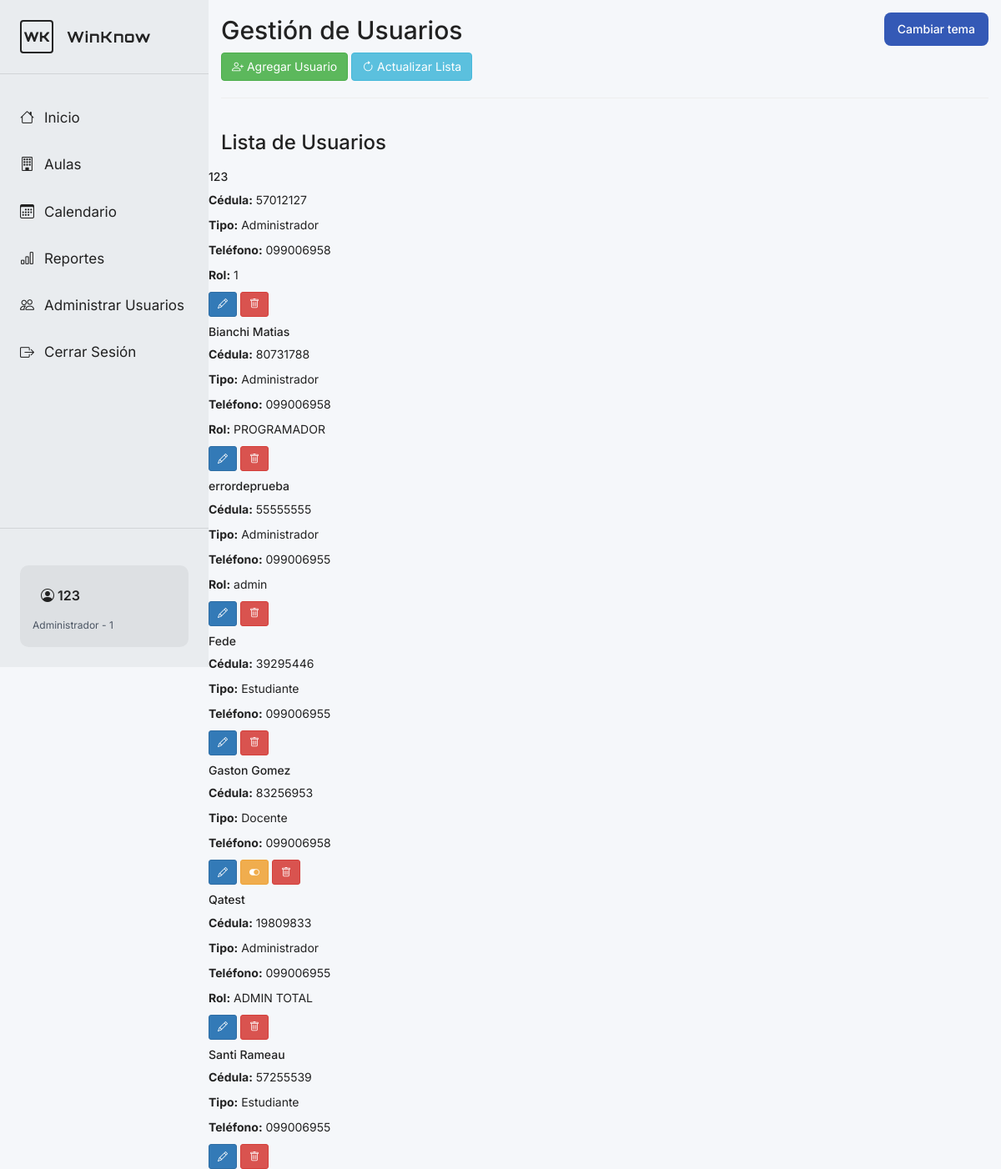
The app's page /admin/usuarios.php (signed in), older data.
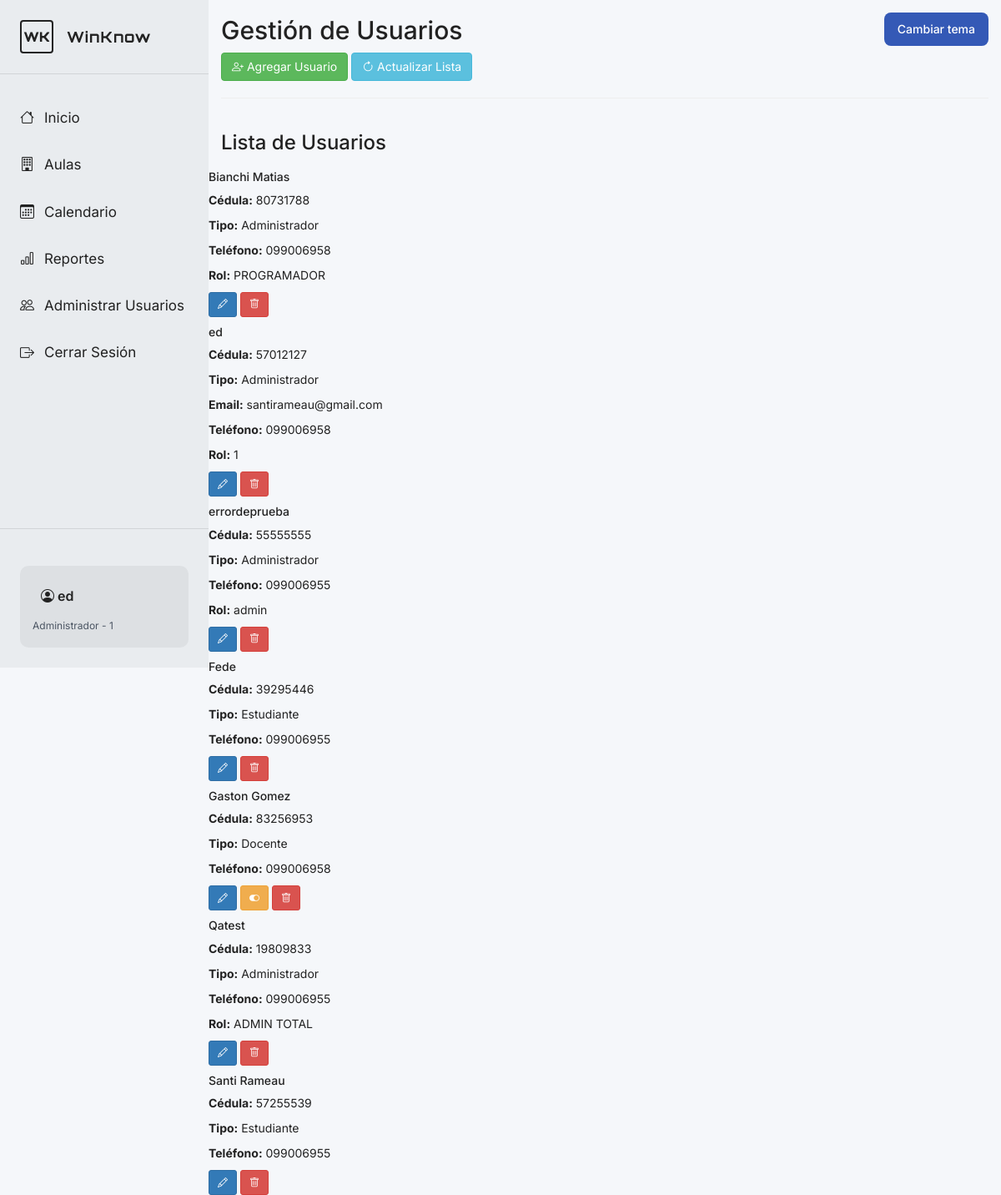
The same page, newer data.
### tables this page shows
CREATE TABLE `usuarios` (
  `Cedula` varchar(12) NOT NULL,
  `Contrasenia` varchar(255) NOT NULL,
  `Nombre_usr` varchar(50) DEFAULT NULL
);

CREATE TABLE `email` (
  `Cedula` int(11) NOT NULL,
  `numeroTelefono` varchar(50) DEFAULT NULL,
  `email` varchar(50) NOT NULL
);

CREATE TABLE `administrador` (
  `codigo_adm` int(11) NOT NULL,
  `Cedula` varchar(12) DEFAULT NULL,
  `EsAdmin` tinyint(1) DEFAULT NULL,
  `rolAdmin` varchar(100) DEFAULT NULL
);

### admin/adm_usr/func_usr.php (called while the page is built, shortened)
<?php
function conectarBD() {
    $servername = "localhost";
    $username = "root";
    $password = "";
    $dbname = "winknow";
    try {
        $conn = new PDO("mysql:host=$servername;dbname=$dbname;charset=utf8mb4", $username, $password);
        $conn->setAttribute(PDO::ATTR_ERRMODE, PDO::ERRMODE_EXCEPTION);
        return $conn;
    } catch(PDOException $e) {
        die("Error de conexión: " . $e->getMessage());
    }
}
function listarUsuarios() {
    try {
        $conn = conectarBD();
        $query = "
            SELECT
                u.Cedula,
                u.Nombre_usr,
                e.email,
                e.numeroTelefono,
                CASE
                    WHEN d.Cedula IS NOT NULL THEN 'Docente'
                    WHEN a.Cedula IS NOT NULL THEN 'Administrador'
                    WHEN est.Cedula IS NOT NULL THEN 'Estudiante'
                    ELSE 'Sin rol'
                END as tipo_usuario,
                d.Estado as estado_docente,
                a.rolAdmin,
                est.FechaNac
            FROM usuarios u
            LEFT JOIN email e ON u.Cedula = e.Cedula
            LEFT JOIN docente d ON u.Cedula = d.Cedula
            LEFT JOIN administrador a ON u.Cedula = a.Cedula
            LEFT JOIN estudiante est ON u.Cedula = est.Cedula
            WHERE u.Cedula != '0'
            ORDER BY u.Nombre_usr
        ";
        $stmt = $conn->prepare($query);
        $stmt->execute();
        $usuarios = $stmt->fetchAll(PDO::FETCH_ASSOC);
        return ['success' => true, 'data' => $usuarios];
    } catch(PDOException $e) {
        return ['success' => false, 'message' => 'Error al listar usuarios: ' . $e->getMessage()];
    }
}
?>

### admin/usuarios.php (the view, shortened to what this page needs)
<?php
require 'adm_usr/func_usr.php';
$usuarios = listarUsuarios()['data'] ?? [];
?>
<body>
<main class="principal container py-4">
    <h2 class="mb-4">Gestión de Usuarios</h2>
    <div class="d-flex mb-3 gap-2">
        <a href="adm_usr/editar_usr.php">
        <button class="btn btn-success" data-bs-toggle="modal" data-bs-target="#modalAgregar">
            <i class="bi bi-person-plus"></i> Agregar Usuario
        </button>
        </a>
        <button class="btn btn-info" onclick="location.reload()">
            <i class="bi bi-arrow-clockwise"></i> Actualizar Lista
        </button>
    </div>
    <hr>
    <h3>Lista de Usuarios</h3>
    <?php if ($usuarios): ?>
        <div class="row row-cols-1 row-cols-md-2 row-cols-lg-3 g-3">
            <?php foreach ($usuarios as $u): ?>
                <div class="col">
                    <div class="card h-100 border-primary">
                        <div class="card-body">
                            <h5 class="card-title"><?php echo htmlspecialchars($u['Nombre_usr']); ?></h5>
                            <p class="card-text"><strong>Cédula:</strong> <?php echo htmlspecialchars($u['Cedula']); ?></p>
                            <p class="card-text"><strong>Tipo:</strong> <?php echo htmlspecialchars($u['tipo_usuario']); ?></p>
                            <?php if ($u['email']): ?><p><strong>Email:</strong> <?php echo htmlspecialchars($u['email']); ?></p><?php endif; ?>
                            <?php if ($u['numeroTelefono']): ?><p><strong>Teléfono:</strong> <?php echo htmlspecialchars($u['numeroTelefono']); ?></p><?php endif; ?>
                            <?php if ($u['tipo_usuario']==='Administrador' && $u['rolAdmin']): ?>
                                <p><strong>Rol:</strong> <?php echo htmlspecialchars($u['rolAdmin']); ?></p>
                            <?php endif; ?>
                        </div>
                        <div class="card-footer d-flex gap-2">
                            <a href="adm_usr/editar_usr.php?cedula=<?php echo $u['Cedula']; ?>" class="btn btn-primary btn-sm">
                                <i class="bi bi-pencil"></i>
                            </a>
                            <?php if ($u['tipo_usuario']==='Docente'): ?>
                                <form method="POST" style="display:inline;" onsubmit="return confirm('¿Cambiar estado del docente?');">
                                    <button type="submit" class="btn btn-warning btn-sm">
                                        <i class="bi bi-toggle-on"></i>
                                    </button>
                                </form>
                            <?php endif; ?>
                            <form method="POST" style="display:inline;" onsubmit="return confirm('¿Está seguro de eliminar este usuario?');">
                                <button type="submit" class="btn btn-danger btn-sm">
                                    <i class="bi bi-trash"></i>
                                </button>
                            </form>
                        </div>
                    </div>
                </div>
            <?php endforeach; ?>
        </div>
    <?php else: ?>
        <div class="alert alert-info mt-3">No hay usuarios registrados.</div>
    <?php endif; ?>
</main>
<?php include '../front/navADM.php'; ?>
</body>
</html>

### front/navADM.php
<aside class="barra-lateral">
    <div class="logo">
        <div class="icono-logo">WK</div>
        <span>WinKnow</span>
    </div>
    <nav class="navegacion">
        <ul>
            <a href="inicio.php"><li class="activo"><i class="bi bi-house"></i> <span data-lang="nav_inicio">Inicio</span></li></a>
            <a href="aulas.php"><li><i class="bi bi-building"></i> <span data-lang="nav_aulas">Aulas</span></li></a>
            <a href="calendario.php"><li><i class="bi bi-calendar3"></i> <span data-lang="nav_calendario">Calendario</span></li></a>
            <a href="reportes.php"><li><i class="bi bi-bar-chart"></i> <span data-lang="nav_reportes">Reportes</span></li></a>
            <a href="usuarios.php"><li><i class="bi bi-people"></i> <span data-lang="nav_usuarios">Administrar Usuarios</span></li></a>
            <a href="../login_reg/logout.php"><li><i class="bi bi-box-arrow-right"></i> <span data-lang="nav_logout">Cerrar Sesión</span></li></a>
        </ul>
    </nav>
    <div class="usuario">
        <div class="info-usuario">
            <div class="nombre-usuario">
                <i class="bi bi-person-circle"></i>
                <?php
                    if (isset($_SESSION['nombre']) && !empty($_SESSION['nombre'])) {
                        echo htmlspecialchars($_SESSION['nombre']);
                    } else {
                        echo '<span class="usuario-blanco" data-lang="default_user">Usuario</span>';
                    }
                ?>
            </div>
            <div class="rol-usuario">
                <span data-lang="role_admin">Administrador</span>
                <?php if (isset($_SESSION['rolAdmin']) && !empty($_SESSION['rolAdmin'])): ?>
                    - <?php echo htmlspecialchars($_SESSION['rolAdmin']); ?>
                <?php endif; ?>
            </div>
        </div>
    </div>
</aside>

### inicio.css (style rules this page uses)
:root { --fondo-primario: #2a2d39; --fondo-barra-lateral: #1a1d28; --fondo-tarjeta: #3a3f52; --texto-primario: #fff; --texto-secundario: #a1a8b8; --azul: #4f7df3; --verde: #10b981; --rojo: #ef4444; --amarillo: #f59e0b; --gris: #4b5563; --fuente-logo: 'Orbitron', monospace; --fuente-principal: 'Inter', sans-serif; --color-usuario-fondo: #2c2c2c; --color-usuario-texto: #ffffff; --color-badge-admin: #28a745; --color-telefono: #666; --color-borde: rgba(255,255,255,.1); --color-hover-overlay: rgba(255,255,255,.1); --color-shadow: rgba(0,0,0,.3); --color-overlay: rgba(30,32,44,0.85); --color-form-shadow: rgba(0,0,0,0.35); --color-form-border: rgba(255,255,255,0.15); --color-carousel-shadow: rgba(0,0,0,0.2); }
[data-theme="light"] { --fondo-primario: #f5f7fa; --fondo-barra-lateral: #e9ecef; --fondo-tarjeta: #ffffff; --texto-primario: #222; --texto-secundario: #4b5563; --azul: #3459b6; --verde: #10b981; --rojo: #ef4444; --amarillo: #f59e0b; --gris: #b0b7c3; --color-usuario-fondo: #f8f9fa; --color-usuario-texto: #222; --color-badge-admin: #28a745; --color-telefono: #6c757d; --color-borde: rgba(0,0,0,.1); --color-hover-overlay: rgba(0,0,0,.05); --color-shadow: rgba(0,0,0,.1); --color-overlay: rgba(248,249,250,0.95); --color-form-shadow: rgba(0,0,0,0.15); --color-form-border: rgba(0,0,0,0.15); --color-carousel-shadow: rgba(0,0,0,0.15); }
#toggle-theme { position:fixed; top:15px; right:15px; z-index:2000; }
* { margin: 0; padding: 0; box-sizing: border-box; }
body { font-family: var(--fuente-principal); background: var(--fondo-primario); color: var(--texto-primario); display: flex; }
.nombre-usuario { font-weight: bold; font-size: 1.2em; color: var(--texto-primario); padding: 10px; }
.barra-lateral { width: 250px; background: var(--fondo-barra-lateral); height: 100vh; display: flex; flex-direction: column; position: fixed; }
.logo { display: flex; align-items: center; gap: 16px; padding: 24px; border-bottom: 1px solid var(--color-borde); }
.icono-logo { width: 40px; height: 40px; border: 2px solid var(--texto-primario); border-radius: 4px; display: flex; align-items: center; justify-content: center; font: 900 16px var(--fuente-logo); }
.logo span { font: 700 18px var(--fuente-logo); letter-spacing: 1px; }
.navegacion { flex: 1; padding: 24px 0; }
.navegacion ul { list-style: none; }
.navegacion a { text-decoration: none; color: inherit; display: block; }
.navegacion li { padding: 16px 24px; font-size: 17px; cursor: pointer; display: flex; align-items: center; gap: 12px; transition: background .2s; }
.usuario { display: flex; flex-direction: column; gap: 5px; padding: 24px; border-top: 1px solid var(--color-borde); }
.usuario span { font-size: 12px; color: var(--texto-secundario); }
.principal { flex: 1; margin-left: 250px; display: flex; flex-direction: column; }
.boton-primario, .boton-secundario, .boton-icono, .boton-accion { border: none; border-radius: 8px; cursor: pointer; font-family: var(--fuente-principal); font-weight: 500; transition: transform .2s; display: flex; align-items: center; gap: 8px; }
.boton-primario, .boton-secundario { padding: 10px 16px; font-size: 14px; }
.boton-primario { background: var(--azul); color: #fff; }
.usuario .info-usuario { padding: 15px; background: var(--color-hover-overlay); border-radius: 10px; margin-top: 20px; }
.nombre-usuario { font-size: 16px; font-weight: 600; margin-bottom: 5px; }
.rol-usuario { font-size: 12px; color: var(--texto-secundario); margin-bottom: 3px; }

Row changes from the older to the newer data that the page shows:
shown differently, row unchanged: usuarios "Bianchi Matias": moves up the list
changed usuarios id 57012127: Nombre_usr "123" → "ed"; email.email (not shown) → "santirameau@gmail.com"
Text that changed along with them:
$_SESSION['nombre']: "123" → "ed"
